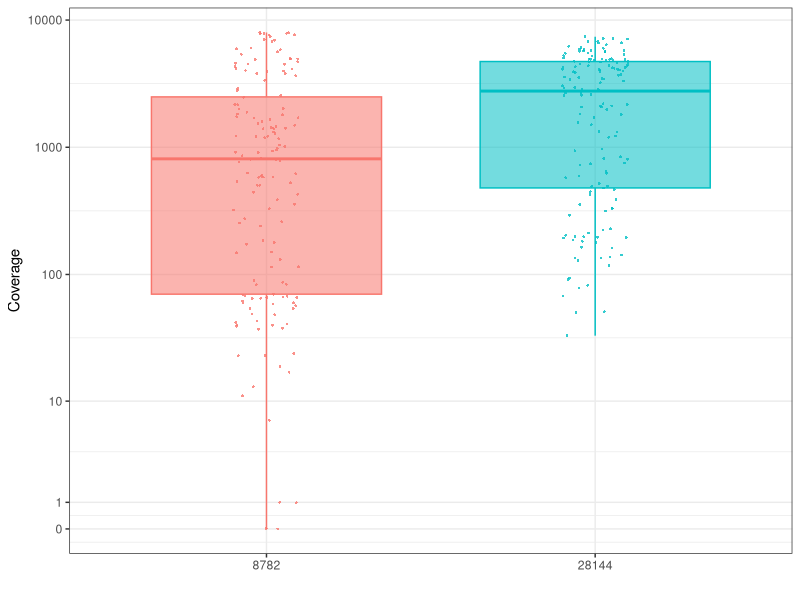

R code for this plot: (Note: this script raises an error after producing the figure.)
rm(list = ls())
library(ggpubr)

df = read.csv('clinical_coverage.csv')

p = ggboxplot(df, x = 'pos', y = "total_reads", 
          fill = "pos", color = 'pos', 
          scales = "free_y", ncol = 4,
          outlier.shape = 21, width = 0.7) +
  aes(alpha = 0.5) +
  geom_jitter(size=0.6, alpha=0.8, shape = 16, 
              width = 0.1, height = 0.01, aes(color = pos) 
              ) +
  theme_bw() + theme(legend.position="none") +
  labs(y = "Coverage", x = "") +
  scale_y_continuous(trans=scales::pseudo_log_trans(base=2),
                     breaks = round(c(0, 10^seq(0,5,1)))) #yscale("log10", .format = TRUE)

p
pdf(file = 'Output/mut_coverage.pdf', width = 2.5, height = 2.5)
print(p)
dev.off()
